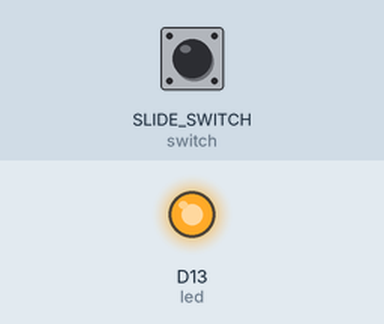
Bench run of a program on a simulated CircuitPython board. On the bench: output pins drawn as LEDs (lit = HIGH). Inputs (shaded band) come from the test bench; at power-on: SLIDE_SWITCH (switch) HIGH.

Above: at 1.2 s.
1.3 s: SLIDE_SWITCH (switch) pulled LOW for 0.15 s
At 1.37 s:
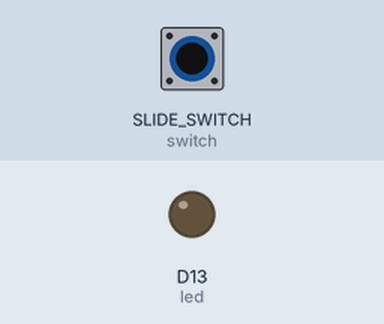
2.9 s: SLIDE_SWITCH (switch) pulled LOW for 3.2 s
At 6.4 s:
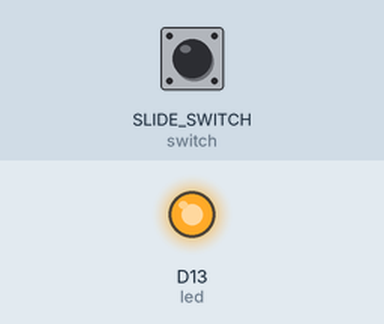
Timing chart, 0 to 7.9 s (numbered marks = the images above; inputs shaded):
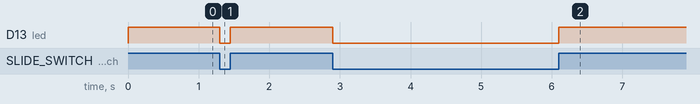

Measured:
- after the input at 1.3 s, D13 (led): HIGH → LOW at once, → HIGH 0.15 s later
- after the input at 2.9 s, D13 (led): HIGH → LOW at once, → HIGH 3.2 s later

The program:

slide_switch.py
```python
"""This example turns the little red LED on and off as you move the slide switch left and right!"""
import board
import digitalio

led = digitalio.DigitalInOut(board.D13)
led.direction = digitalio.Direction.OUTPUT

switch = digitalio.DigitalInOut(board.SLIDE_SWITCH)
switch.direction = digitalio.Direction.INPUT
switch.pull = digitalio.Pull.UP

while True:
    if switch.value:
        led.value = True
    else:
        led.value = False

    # Can also be written as:
    # led.value = switch.value
```
